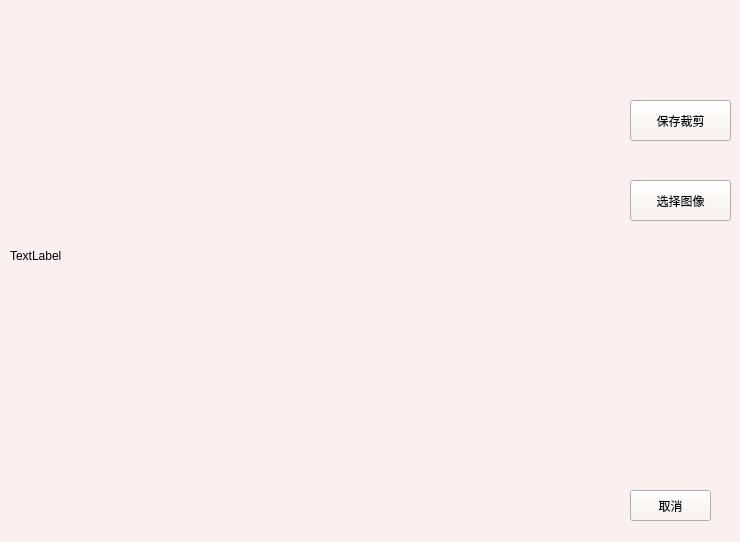
<?xml version="1.0" encoding="UTF-8"?>
<ui version="4.0">
 <class>PictureEdit</class>
 <widget class="QWidget" name="PictureEdit">
  <property name="geometry">
   <rect>
    <x>0</x>
    <y>0</y>
    <width>740</width>
    <height>542</height>
   </rect>
  </property>
  <property name="windowTitle">
   <string>PictureEdit</string>
  </property>
  <property name="styleSheet">
   <string notr="true">background-color: rgb(250, 240, 240);</string>
  </property>
  <widget class="QLabel" name="label">
   <property name="geometry">
    <rect>
     <x>10</x>
     <y>10</y>
     <width>561</width>
     <height>491</height>
    </rect>
   </property>
   <property name="text">
    <string>TextLabel</string>
   </property>
  </widget>
  <widget class="QPushButton" name="btnSave">
   <property name="geometry">
    <rect>
     <x>630</x>
     <y>100</y>
     <width>101</width>
     <height>41</height>
    </rect>
   </property>
   <property name="text">
    <string>保存裁剪</string>
   </property>
  </widget>
  <widget class="QPushButton" name="btnCancel">
   <property name="geometry">
    <rect>
     <x>630</x>
     <y>490</y>
     <width>81</width>
     <height>31</height>
    </rect>
   </property>
   <property name="text">
    <string>取消</string>
   </property>
  </widget>
  <widget class="QPushButton" name="btnLoad">
   <property name="geometry">
    <rect>
     <x>630</x>
     <y>180</y>
     <width>101</width>
     <height>41</height>
    </rect>
   </property>
   <property name="text">
    <string>选择图像</string>
   </property>
  </widget>
 </widget>
 <resources/>
 <connections/>
</ui>
